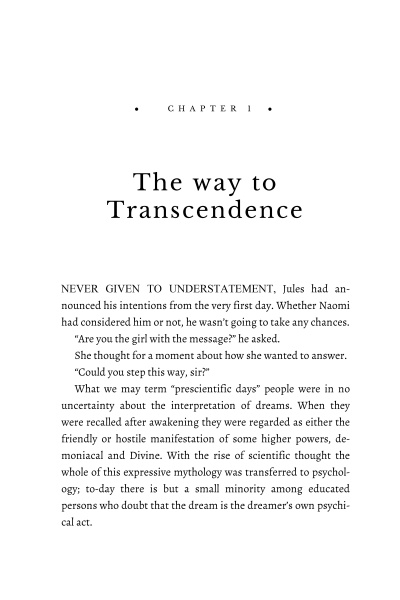
#> input picture images/sample4.jpg, 400 x 600 px, found by its file name
$ python scanner.py
#> lines starting #> are read from the running program, lines starting #| are printed output that depends on the picture; after the words box and inside, x2 and y2 are one past the last pixel; in counts of white or black regions, pixels touching at a corner belong together
### transform.py
import numpy as np
import cv2

def order_points(pts):
    # Initializing the list of coordinates to be ordered
    rect = np.zeros((4, 2), dtype = "float32")

    s = pts.sum(axis = 1)
    # Top-left point will have the smallest sum
    rect[0] = pts[np.argmin(s)]
    # Bottom-right point will have the largest sum
    rect[2] = pts[np.argmax(s)]


    diff = np.diff(pts, axis = 1)
    # Top-right point will have the smallest difference
    rect[1] = pts[np.argmin(diff)]
    # Bottom-left point will have the largest difference
    rect[3] = pts[np.argmax(diff)]

    return rect

def perspective_transform(image, pts):
    rect = order_points(pts)
    # 4 corners of old image
    (tl, tr, br, bl) = rect

    # New width = max(|br - bl|, |tr - tl|)
    widthA = np.sqrt(((br[0] - bl[0]) ** 2) + ((br[1] - bl[1]) ** 2))
    widthB = np.sqrt(((tr[0] - tl[0]) ** 2) + ((tr[1] - tl[1]) ** 2))
    maxWidth = max(int(widthA), int(widthB))

    # New height = max(|tr - br|, |tl - bl|)
    heightA = np.sqrt(((tr[0] - br[0]) ** 2) + ((tr[1] - br[1]) ** 2))
    heightB = np.sqrt(((tl[0] - bl[0]) ** 2) + ((tl[1] - bl[1]) ** 2))
    maxHeight = max(int(heightA), int(heightB))

    # 4 corners of warped image
    dst = np.array([[0, 0],
                    [maxWidth - 1, 0],
                    [maxWidth - 1, maxHeight - 1],
                    [0, maxHeight - 1]], dtype = "float32")

    # Compute and apply the perspective transform matrix
    transform_mat = cv2.getPerspectiveTransform(rect, dst)
    warped = cv2.warpPerspective(image, transform_mat, (maxWidth, maxHeight))

    return warped

### scanner.py
import cv2
import imutils
from skimage.filters import threshold_local
from transform import perspective_transform

imageName = "sample4"
# Passing the image path

original_img = cv2.imread(f'./{imageName}.jpg')
#> original_img is the input picture: shape (600, 400, 3); min 0, max 255, mean 246.6
copy = original_img.copy()

# The resized height in hundreds
ratio = original_img.shape[0] / 500.0
#> ratio = 1.2
img_resize = imutils.resize(original_img, height=500)
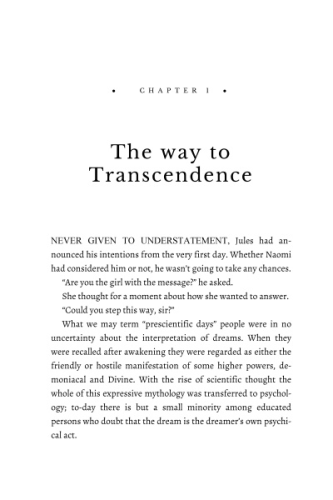
#> img_resize: shape (500, 333, 3); min 0, max 255, mean 246.6
cv2.imwrite(f'./{imageName}_resized.jpg', img_resize)

gray_image = cv2.cvtColor(img_resize, cv2.COLOR_BGR2GRAY)
cv2.imwrite(f'./{imageName}_gray.jpg', gray_image)

blurred_image = cv2.GaussianBlur(gray_image, (5, 5), 0)
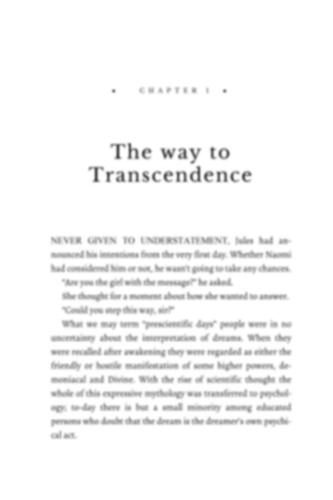
#> blurred_image: shape (500, 333); min 72, max 255, mean 246.6
edged_img = cv2.Canny(blurred_image, 75, 200)
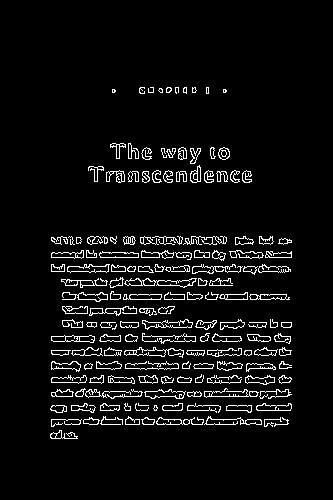
#> edged_img: shape (500, 333); 5.6% white in thin lines or dots, all inside (x1, y1, x2, y2) = (50, 87, 292, 439)
cv2.imwrite(f'./{imageName}_edge.jpg', edged_img)

cnts, _ = cv2.findContours(edged_img, cv2.RETR_LIST, cv2.CHAIN_APPROX_SIMPLE)
#> cnts = 341 contours, 98 with area under 20; largest, box (x1, y1, x2, y2) and area: (124, 278, 197, 288) 344, (142, 319, 193, 330) 257, (144, 389, 186, 399) 230, (67, 264, 110, 273) 222, (51, 335, 95, 343) 218
cnts = sorted(cnts, key=cv2.contourArea, reverse=True)[:5]
#> cnts = 5 contours; box (x1, y1, x2, y2) and area: (124, 278, 197, 288) 344, (142, 319, 193, 330) 257, (144, 389, 186, 399) 230, (67, 264, 110, 273) 222, (51, 335, 95, 343) 218

for c in cnts:
    peri = cv2.arcLength(c, True)
    approx = cv2.approxPolyDP(c, 0.02 * peri, True)

    if len(approx) == 4:
        doc = approx
        break
#> this loop made 4 passes
#> (peri, doc) on pass 4: (106.9, [[67, 267], [70, 272], [106, 272], [109, 264]])
#> peri on passes 1 to 3: 181, 130.9, 103

p = []

for d in doc:
    tuple_point = tuple(d[0])
    cv2.circle(img_resize, tuple_point, 3, (0, 0, 255), 4)
    p.append(tuple_point)
#> this loop made 4 passes
#> tuple_point on passes 1 to 4: (67, 267), (70, 272), (106, 272), (109, 264)
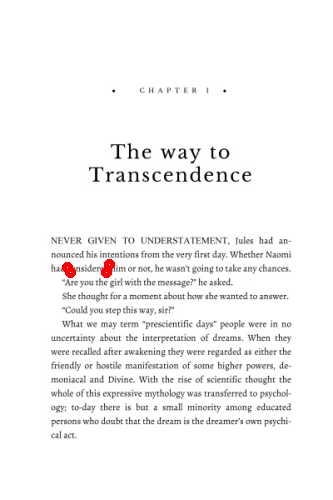
#> img_resize: shape (500, 333, 3); 0.2% of pixels changed, all inside (x1, y1, x2, y2) = (62, 259, 115, 278)
#> after the loop, p = [(67, 267), (70, 272), (106, 272), (109, 264)]

cv2.imwrite(f'./{imageName}_corner.jpg', img_resize)

warped_image = perspective_transform(copy, doc.reshape(4, 2) * ratio)
#> in order_points, `s = pts.sum(axis = 1)`: s = [400.8, 410.4, 453.6, 447.6]
#> in order_points, `diff = np.diff(pts, axis = 1)`: diff = [240, 242.4, 199.2, 186]
#> in perspective_transform, `rect = order_points(pts)`: rect = [[80.4, 320.4], [130.8, 316.8], [127.2, 326.4], [84, 326.4]]
#> in perspective_transform, `(tl, tr, br, bl) = rect`: tl = [80.4, 320.4]; tr = [130.8, 316.8]; br = [127.2, 326.4]; bl = [84, 326.4]
#> in perspective_transform, `widthA = np.sqrt(((br[0] - bl[0]) ** 2) + ((br[1] - bl[1]) ** 2))`: widthA = 43.2
#> in perspective_transform, `widthB = np.sqrt(((tr[0] - tl[0]) ** 2) + ((tr[1] - tl[1]) ** 2))`: widthB = 50.53
#> in perspective_transform, `maxWidth = max(int(widthA), int(widthB))`: maxWidth = 50
#> in perspective_transform, `heightA = np.sqrt(((tr[0] - br[0]) ** 2) + ((tr[1] - br[1]) ** 2))`: heightA = 10.25
#> in perspective_transform, `heightB = np.sqrt(((tl[0] - bl[0]) ** 2) + ((tl[1] - bl[1]) ** 2))`: heightB = 7
#> in perspective_transform, `maxHeight = max(int(heightA), int(heightB))`: maxHeight = 10
#> in perspective_transform, `dst = np.array([[0, 0], [maxWidth - 1, 0], [maxWidth - 1, maxHeight - ..`: dst = [[0, 0], [49, 0], [49, 9], [0, 9]]
#> in perspective_transform, `transform_mat = cv2.getPerspectiveTransform(rect, dst)`: transform_mat = [[0.176, -0.105, 19.64], [0.0107, 0.149, -48.65], [0.00118, -0.00305, 1]]
warped_image = cv2.cvtColor(warped_image, cv2.COLOR_BGR2GRAY)

T = threshold_local(warped_image, 11, offset=10, method="gaussian")
warped = (warped_image > T).astype("uint8") * 255
cv2.imwrite(f'./{imageName}_warped.jpg', warped)
